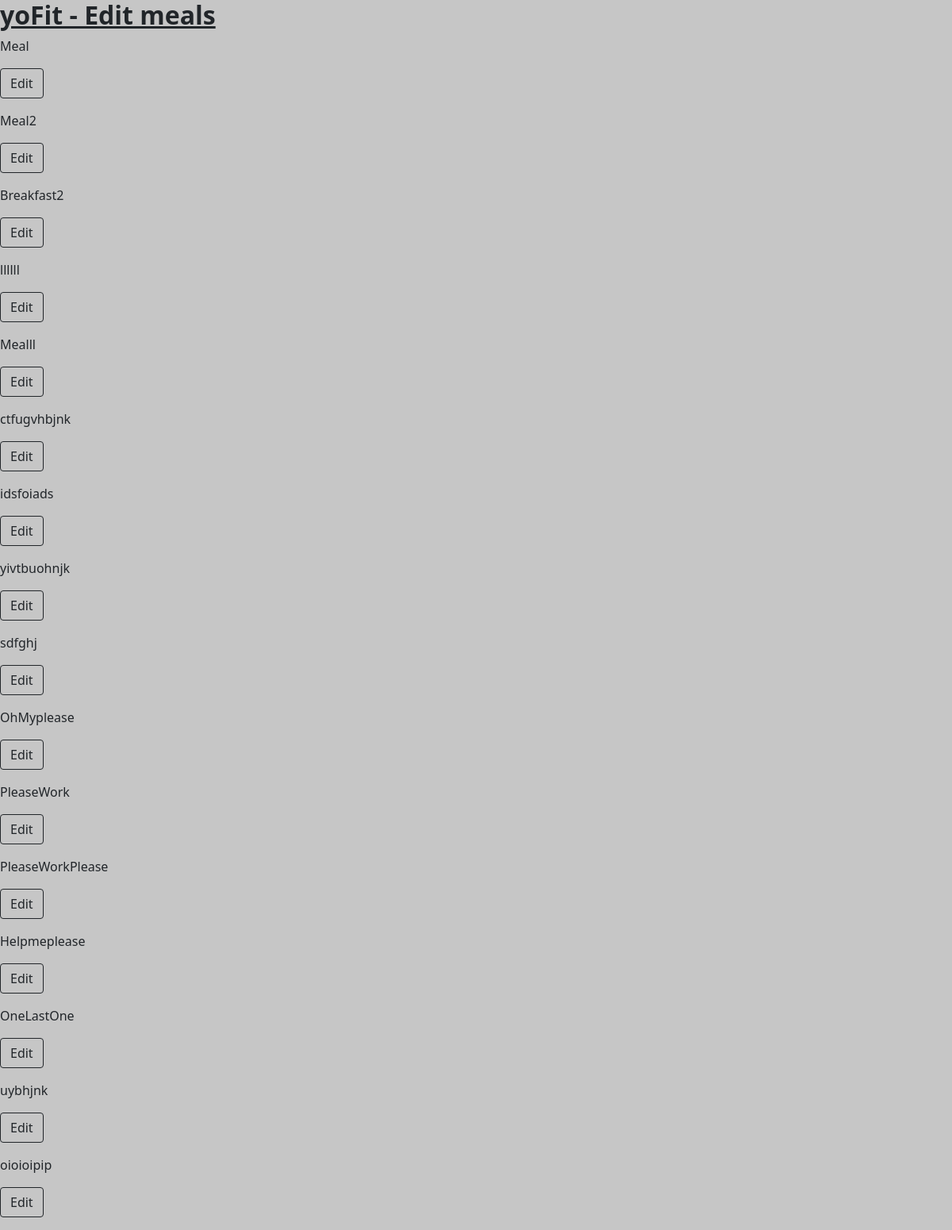
Page /viewMeals (signed in) on the committed database.
### app/models.py (models this page shows)
class Meal(db.Model):
 id = db.Column(db.Integer, primary_key = True)
 name = db.Column(db.String(32))
 type = db.Column(db.String(16))
 meal_item_names = db.Column(db.String(1024))
 time_to_eat = db.Column(db.Date, default = date.today())
 time_meal = db.Column(db.Time, default = datetime.now())
 creator_id = db.Column(db.Integer, db.ForeignKey(User.id))
 meal_calories = db.Column(db.Float)
 meal_carbs = db.Column(db.Float)
 meal_protien = db.Column(db.Float)
 meal_fat = db.Column(db.Float)

### app/routes.py (the view)
@appObj.route('/viewMeals')
@login_required
def view_meals():
 user = current_user
 all_meals = Meal.query.filter_by(creator_id = user.id).all()
 return render_template('view_meals.html', all_meals = all_meals)

### app/models.py (called while the page is built)
@login.user_loader
def load_user(id):
 return User.query.get(int(id))

### app/templates/view_meals.html (shortened to what this page needs)
<html lang="en">
  <head>
    <link href="https://cdn.jsdelivr.net/npm/bootstrap@5.0.2/dist/css/bootstrap.min.css" rel="stylesheet" crossorigin=>
  </head>
  <body style="background: #c6c6c6">
    <h2> <b> <u> yoFit - Edit meals</h2> </b> </u>
     {%for meal in all_meals %}
       <p> {{meal.name}} </p>
       <p> <a class="btn btn-outline-dark" href="/viewMeals/{{meal.name}}" role="button">Edit </a> </p>
     {% endfor %}

### rows in the picture
Meal: name "Meal"
Meal: name "Meal2"
Meal: name "Breakfast2"
Meal: name "llllll"
Meal: name "Mealll"
Meal: name "ctfugvhbjnk"
Meal: name "idsfoiads"
Meal: name "yivtbuohnjk"
Meal: name "sdfghj"
Meal: name "OhMyplease"
Meal: name "PleaseWork"
Meal: name "PleaseWorkPlease"
Meal: name "Helpmeplease"
Meal: name "OneLastOne"
Meal: name "uybhjnk"
Meal: name "oioioipip"
